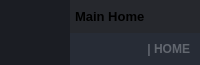
        <widget class="QFrame" name="frame_top">
         <property name="minimumSize">
          <size>
           <width>0</width>
           <height>65</height>
          </size>
         </property>
         <property name="maximumSize">
          <size>
           <width>16777215</width>
           <height>65</height>
          </size>
         </property>
         <property name="styleSheet">
          <string notr="true">background-color: transparent;</string>
         </property>
         <property name="frameShape">
          <enum>QFrame::NoFrame</enum>
         </property>
         <property name="frameShadow">
          <enum>QFrame::Raised</enum>
         </property>
         <layout class="QHBoxLayout" name="horizontalLayout_3">
          <property name="spacing">
           <number>0</number>
          </property>
          <property name="leftMargin">
           <number>0</number>
          </property>
          <property name="topMargin">
           <number>0</number>
          </property>
          <property name="rightMargin">
           <number>0</number>
          </property>
          <property name="bottomMargin">
           <number>0</number>
          </property>
          <item>
           <widget class="QFrame" name="frame_toggle">
            <property name="maximumSize">
             <size>
              <width>70</width>
              <height>16777215</height>
             </size>
            </property>
            <property name="styleSheet">
             <string notr="true">background-color: rgb(27, 29, 35);</string>
            </property>
            <property name="frameShape">
             <enum>QFrame::NoFrame</enum>
            </property>
            <property name="frameShadow">
             <enum>QFrame::Raised</enum>
            </property>
            <layout class="QVBoxLayout" name="verticalLayout_3">
             <property name="spacing">
              <number>0</number>
             </property>
             <property name="leftMargin">
              <number>0</number>
             </property>
             <property name="topMargin">
              <number>0</number>
             </property>
             <property name="rightMargin">
              <number>0</number>
             </property>
             <property name="bottomMargin">
              <number>0</number>
             </property>
             <item>
              <widget class="QPushButton" name="btn_toggle_menu">
               <property name="sizePolicy">
                <sizepolicy hsizetype="Expanding" vsizetype="Expanding">
                 <horstretch>0</horstretch>
                 <verstretch>0</verstretch>
                </sizepolicy>
               </property>
               <property name="styleSheet">
                <string notr="true">QPushButton {
	background-position: center;
	background-repeat: no-reperat;
	border: none;
	background-color: rgb(27, 29, 35);
}
</string>
               </property>
               <property name="text">
                <string/>
               </property>
              </widget>
             </item>
            </layout>
           </widget>
          </item>
          <item>
           <widget class="QFrame" name="frame_top_right">
            <property name="styleSheet">
             <string notr="true">background: transparent;</string>
            </property>
            <property name="frameShape">
             <enum>QFrame::NoFrame</enum>
            </property>
            <property name="frameShadow">
             <enum>QFrame::Raised</enum>
            </property>
            <layout class="QVBoxLayout" name="verticalLayout_2">
             <property name="spacing">
              <number>0</number>
             </property>
             <property name="leftMargin">
              <number>0</number>
             </property>
             <property name="topMargin">
              <number>0</number>
             </property>
             <property name="rightMargin">
              <number>0</number>
             </property>
             <property name="bottomMargin">
              <number>0</number>
             </property>
             <item>
              <widget class="QFrame" name="frame_top_btns">
               <property name="maximumSize">
                <size>
                 <width>16777215</width>
                 <height>42</height>
                </size>
               </property>
               <property name="styleSheet">
                <string notr="true">background-color: rgba(27, 29, 35, 200)</string>
               </property>
               <property name="frameShape">
                <enum>QFrame::NoFrame</enum>
               </property>
               <property name="frameShadow">
                <enum>QFrame::Raised</enum>
               </property>
               <layout class="QHBoxLayout" name="horizontalLayout_4">
                <property name="spacing">
                 <number>0</number>
                </property>
                <property name="leftMargin">
                 <number>0</number>
                </property>
                <property name="topMargin">
                 <number>0</number>
                </property>
                <property name="rightMargin">
                 <number>0</number>
                </property>
                <property name="bottomMargin">
                 <number>0</number>
                </property>
                <item>
                 <widget class="QFrame" name="frame_label_top_btns">
                  <property name="sizePolicy">
                   <sizepolicy hsizetype="Expanding" vsizetype="Preferred">
                    <horstretch>0</horstretch>
                    <verstretch>0</verstretch>
                   </sizepolicy>
                  </property>
                  <property name="frameShape">
                   <enum>QFrame::NoFrame</enum>
                  </property>
                  <property name="frameShadow">
                   <enum>QFrame::Raised</enum>
                  </property>
                  <layout class="QHBoxLayout" name="horizontalLayout_10">
                   <property name="spacing">
                    <number>0</number>
                   </property>
                   <property name="leftMargin">
                    <number>5</number>
                   </property>
                   <property name="topMargin">
                    <number>0</number>
                   </property>
                   <property name="rightMargin">
                    <number>10</number>
                   </property>
                   <property name="bottomMargin">
                    <number>0</number>
                   </property>
                   <item>
                    <widget class="QLabel" name="label_title_bar_top">
                     <property name="font">
                      <font>
                       <family>Segoe UI</family>
                       <pointsize>10</pointsize>
                       <weight>75</weight>
                       <bold>true</bold>
                      </font>
                     </property>
                     <property name="styleSheet">
                      <string notr="true">background: transparent;
</string>
                     </property>
                     <property name="text">
                      <string>Main Home</string>
                     </property>
                    </widget>
                   </item>
                  </layout>
                 </widget>
                </item>
                <item alignment="Qt::AlignRight">
                 <widget class="QFrame" name="frame_btns_right">
                  <property name="sizePolicy">
                   <sizepolicy hsizetype="Expanding" vsizetype="Preferred">
                    <horstretch>0</horstretch>
                    <verstretch>0</verstretch>
                   </sizepolicy>
                  </property>
                  <property name="maximumSize">
                   <size>
                    <width>120</width>
                    <height>16777215</height>
                   </size>
                  </property>
                  <property name="frameShape">
                   <enum>QFrame::NoFrame</enum>
                  </property>
                  <property name="frameShadow">
                   <enum>QFrame::Raised</enum>
                  </property>
                  <layout class="QHBoxLayout" name="horizontalLayout_5">
                   <property name="spacing">
                    <number>0</number>
                   </property>
                   <property name="leftMargin">
                    <number>0</number>
                   </property>
                   <property name="topMargin">
                    <number>0</number>
                   </property>
                   <property name="rightMargin">
                    <number>0</number>
                   </property>
                   <property name="bottomMargin">
                    <number>0</number>
                   </property>
                  </layout>
                 </widget>
                </item>
               </layout>
              </widget>
             </item>
             <item>
              <widget class="QFrame" name="frame_top_info">
               <property name="maximumSize">
                <size>
                 <width>16777215</width>
                 <height>65</height>
                </size>
               </property>
               <property name="styleSheet">
                <string notr="true">background-color: rgb(39, 44, 54);</string>
               </property>
               <property name="frameShape">
                <enum>QFrame::NoFrame</enum>
               </property>
               <property name="frameShadow">
                <enum>QFrame::Raised</enum>
               </property>
               <layout class="QHBoxLayout" name="horizontalLayout_8">
                <property name="spacing">
                 <number>0</number>
                </property>
                <property name="leftMargin">
                 <number>10</number>
                </property>
                <property name="topMargin">
                 <number>0</number>
                </property>
                <property name="rightMargin">
                 <number>10</number>
                </property>
                <property name="bottomMargin">
                 <number>0</number>
                </property>
                <item>
                 <widget class="QLabel" name="label_top_info_1">
                  <property name="maximumSize">
                   <size>
                    <width>16777215</width>
                    <height>15</height>
                   </size>
                  </property>
                  <property name="font">
                   <font>
                    <family>Segoe UI</family>
                   </font>
                  </property>
                  <property name="styleSheet">
                   <string notr="true">color: rgb(98, 103, 111); </string>
                  </property>
                  <property name="text">
                   <string/>
                  </property>
                 </widget>
                </item>
                <item>
                 <widget class="QLabel" name="label_top_info_2">
                  <property name="minimumSize">
                   <size>
                    <width>0</width>
                    <height>0</height>
                   </size>
                  </property>
                  <property name="maximumSize">
                   <size>
                    <width>250</width>
                    <height>20</height>
                   </size>
                  </property>
                  <property name="font">
                   <font>
                    <family>Segoe UI</family>
                    <weight>75</weight>
                    <bold>true</bold>
                   </font>
                  </property>
                  <property name="styleSheet">
                   <string notr="true">color: rgb(98, 103, 111);</string>
                  </property>
                  <property name="text">
                   <string>| HOME</string>
                  </property>
                  <property name="alignment">
                   <set>Qt::AlignRight|Qt::AlignTrailing|Qt::AlignVCenter</set>
                  </property>
                 </widget>
                </item>
               </layout>
              </widget>
             </item>
            </layout>
           </widget>
          </item>
         </layout>
        </widget>
